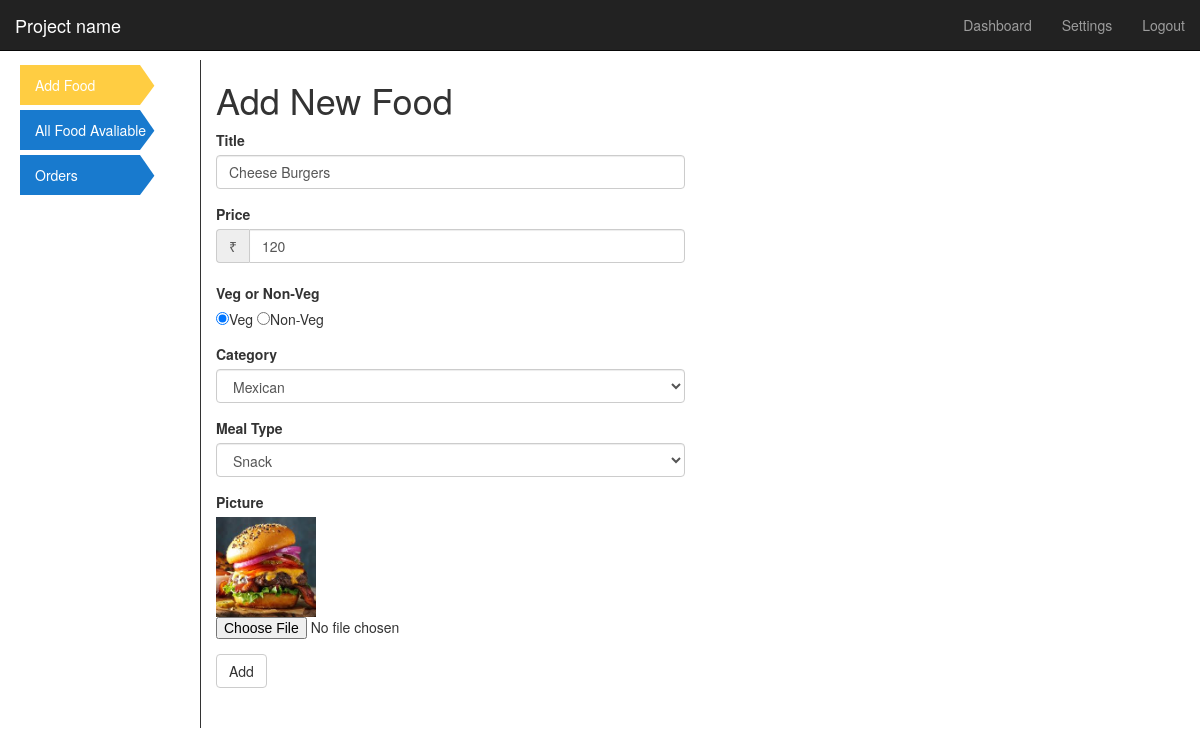
The app's page /admin/edit.php?id=1 (signed in) with its own data.
### tables this page shows
CREATE TABLE `food` (
  `food_id` int(11) NOT NULL,
  `food_title` varchar(120) NOT NULL,
  `food_price` varchar(10) NOT NULL,
  `food_veg` varchar(10) NOT NULL,
  `food_category` varchar(60) NOT NULL,
  `food_type` varchar(60) NOT NULL,
  `food_pic` varchar(200) NOT NULL
);

### admin/edit.php (the view, shortened to what this page needs)
<?php
$food_id=$_REQUEST['id'];
include("connect.php");
$findFood="select * from food where food_id='$food_id'";
$res=mysqli_query($conn,$findFood);
$data=mysqli_fetch_array($res);
?>
<!DOCTYPE html>
<html>
<head>
    <link href="../css/font-awesome.min.css" rel="stylesheet">
    <link href="../css/bootstrap.min.css" rel="stylesheet">
</head>
<body>
<nav class="navbar navbar-inverse navbar-fixed-top">
      <div class="container-fluid">
        <div class="navbar-header">
          <a class="navbar-brand" href="#">Project name</a>
        </div>
        <div id="navbar" class="navbar-collapse collapse">
          <ul class="nav navbar-nav navbar-right">
            <li><a href="dashboard.php">Dashboard</a></li>
            <li><a href="#">Settings</a></li>
            <li><a href="logout.php">Logout</a></li>
          </ul>
        </div>
      </div>
    </nav>
    <div class="container-fluid">
      <div class="row">
        <div id="menu" class="col-sm-3 col-md-2 sidebar">
            <br/>
          <ul class="nav nav-sidebar">
              <br/>
              <br/>
            <li style="background:#ffcd42;"><a href="dashboard.php">Add Food</a></li>
            <li><a href="allfood.php">All Food Avaliable</a></li>
            <li><a href="allorders.php">Orders</a></li>
          </ul>
        </div>
        <div class="col-sm-5" style="border-left:1px solid;margin-top:60px;">
            <h1>Add New Food</h1>
            <form action="updatefood.php" method="post" enctype="multipart/form-data">
            <div class="form-group">
                <label>Title</label>
                <input type="text" class="form-control" value="<?php echo $data['food_title'];?>" name="title">
            </div>
            <div class="form-group">
                <label>Price</label>
                <div class="input-group">
                <span class="input-group-addon">&#8377;</span>
                <input type="number" class="form-control" value="<?php echo $data['food_price'];?>" name="price">
            </div>
            <div class="form-group">
                <br/>
            <label>Veg or Non-Veg</label><br/>
                <input type="radio" value="veg" name="veg"<?php
                if($data['food_veg']=='veg')
                {
                ?>
                checked
                <?php
                }
                ?>/>Veg
                <input type="radio" value="nonveg" name="veg" <?php
                if($data['food_veg']=='nonveg')
                {
                ?>
                checked
                <?php
                }
                ?>/>Non-Veg
            </div>
            <div class="form-group">
                <label>Category</label>
                <select class="form-control" name="category">
                <option ><?php echo $data['food_category'];?></option>
                </select>
            </div>
            <div class="form-group">
                <label>Meal Type</label>
                <select class="form-control" name="type">
                <option><?php echo $data['food_type'];?></option>
                </select>
            </div>
            </div>
            <div class="form-group">
                <label>Picture</label>
                <img src="<?php echo $data['food_pic'];?>" id="path" alt="your image" class="img-responsive" style="height:100px;width:100px;"/>
                <input type="file" id="InputFile" name="file" onchange="readUrl(this)" required>
            </div>
            <button type="submit" class="btn btn-default">Add</button>
            </form>
            <br/>
            <br/>
        </div>
      </div>
    </div>
</body>
</html>

### admin/edit.php (style rules this page uses)
#menu ul li { background:#187ace; margin:5px; -webkit-clip-path: polygon(75% 0%, 84% 52%, 75% 100%, 0% 100%, 0 52%, 0% 0%); clip-path: polygon(75% 0%, 84% 52%, 75% 100%, 0% 100%, 0 52%, 0% 0%); }
#menu ul li a { color:white; }

### records on screen
food: title "Cheese Burgers", price "120", food_veg "☑", category "Mexican", type "Snack", food_pic (picture)
